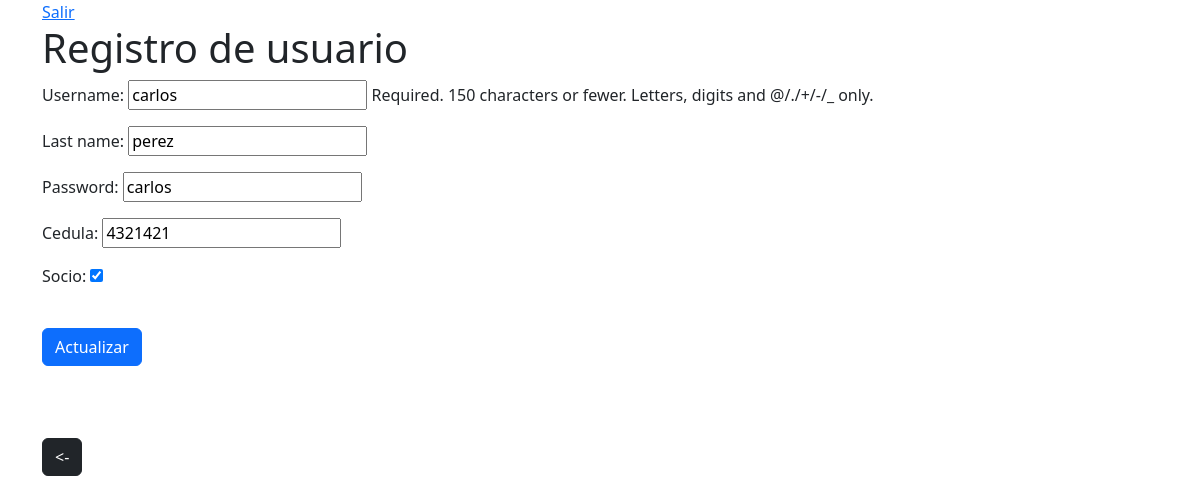
/actualizar/4, run on the app's committed database.
### bancoapp/models.py (models this page shows)
class Usuarios(AbstractUser):
    cedula = models.IntegerField(null=True)
    socio = models.BooleanField(default=False)

### bancoapp/views.py (the view, shortened to what this page needs)
# urls.py: path("actualizar/<pk>", actualizar.as_view(), name="actualizar-usuario"),
class actualizar(UpdateView):
    model = Usuarios
    fields = ["username","last_name","password","cedula","socio"]
    template_name = 'registroUsuario.html'
    def get_context_data(self, **kwargs):
        context = super().get_context_data(**kwargs)
        context['btn'] = 'Actualizar'
        context['redireccion'] = 'index'
        return context

### templates/registroUsuario.html (shortened to what this page needs)
{% extends "base.html" %}
{% block contenido %}
    <h1>Registro de usuario</h1>
    <form method="POST">
        {{form.as_p}}
        <input class="btn btn-primary my-4" type="submit" value="{{btn}}"></input>
    </form>
    <br>
    <br>
    {% if redireccion == "login" %}
        <a href="{% url 'login' %}"><button type="button" class="btn btn-dark"><-</button></a>
    {% else %}
        <a href="{% url 'index' %}"><button type="button" class="btn btn-dark"><-</button></a>
    {% endif %}
{% endblock %}

### data on the page
Usuarios: username "carlos", last_name "perez", password "carlos", cedula "4321421", socio "☑"
